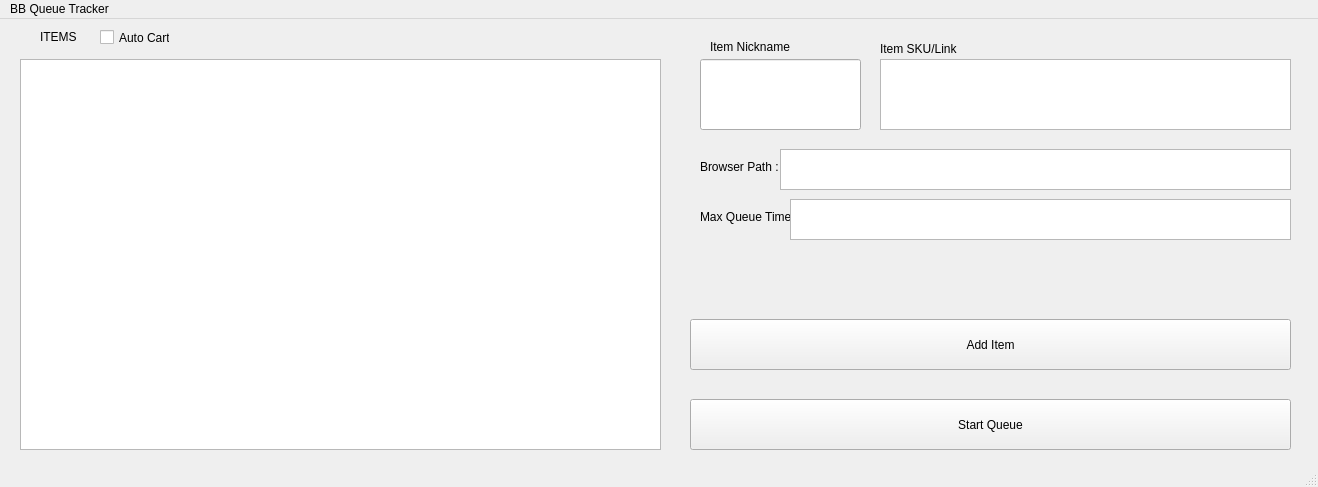
<?xml version="1.0" encoding="UTF-8"?>
<ui version="4.0">
 <class>MainWindow</class>
 <widget class="QMainWindow" name="MainWindow">
  <property name="geometry">
   <rect>
    <x>0</x>
    <y>0</y>
    <width>1318</width>
    <height>487</height>
   </rect>
  </property>
  <property name="windowTitle">
   <string>MainWindow</string>
  </property>
  <widget class="QWidget" name="centralwidget">
   <widget class="QLineEdit" name="lineEdit">
    <property name="geometry">
     <rect>
      <x>700</x>
      <y>40</y>
      <width>161</width>
      <height>71</height>
     </rect>
    </property>
   </widget>
   <widget class="QTextEdit" name="textEdit">
    <property name="geometry">
     <rect>
      <x>880</x>
      <y>40</y>
      <width>411</width>
      <height>71</height>
     </rect>
    </property>
   </widget>
   <widget class="QPushButton" name="pushButton">
    <property name="geometry">
     <rect>
      <x>690</x>
      <y>300</y>
      <width>601</width>
      <height>51</height>
     </rect>
    </property>
    <property name="text">
     <string>Add Item</string>
    </property>
   </widget>
   <widget class="QPushButton" name="pushButton_2">
    <property name="geometry">
     <rect>
      <x>690</x>
      <y>380</y>
      <width>601</width>
      <height>51</height>
     </rect>
    </property>
    <property name="text">
     <string>Start Queue</string>
    </property>
   </widget>
   <widget class="QListWidget" name="listWidget">
    <property name="geometry">
     <rect>
      <x>20</x>
      <y>40</y>
      <width>641</width>
      <height>391</height>
     </rect>
    </property>
   </widget>
   <widget class="QLabel" name="label">
    <property name="geometry">
     <rect>
      <x>40</x>
      <y>10</y>
      <width>61</width>
      <height>16</height>
     </rect>
    </property>
    <property name="text">
     <string>ITEMS</string>
    </property>
   </widget>
   <widget class="QLabel" name="label_2">
    <property name="geometry">
     <rect>
      <x>710</x>
      <y>20</y>
      <width>121</width>
      <height>16</height>
     </rect>
    </property>
    <property name="text">
     <string>Item Nickname</string>
    </property>
   </widget>
   <widget class="QLabel" name="label_3">
    <property name="geometry">
     <rect>
      <x>880</x>
      <y>20</y>
      <width>131</width>
      <height>20</height>
     </rect>
    </property>
    <property name="text">
     <string>Item SKU/Link</string>
    </property>
   </widget>
   <widget class="QLabel" name="label_4">
    <property name="geometry">
     <rect>
      <x>700</x>
      <y>140</y>
      <width>121</width>
      <height>16</height>
     </rect>
    </property>
    <property name="text">
     <string>Browser Path :</string>
    </property>
   </widget>
   <widget class="QTextEdit" name="textEdit_2">
    <property name="geometry">
     <rect>
      <x>780</x>
      <y>130</y>
      <width>511</width>
      <height>41</height>
     </rect>
    </property>
   </widget>
   <widget class="QLabel" name="label_5">
    <property name="geometry">
     <rect>
      <x>700</x>
      <y>190</y>
      <width>121</width>
      <height>16</height>
     </rect>
    </property>
    <property name="text">
     <string>Max Queue Time :</string>
    </property>
   </widget>
   <widget class="QTextEdit" name="max_queue_time_edit">
    <property name="geometry">
     <rect>
      <x>790</x>
      <y>180</y>
      <width>501</width>
      <height>41</height>
     </rect>
    </property>
   </widget>
   <widget class="QCheckBox" name="enable_auto_cart_box">
    <property name="geometry">
     <rect>
      <x>100</x>
      <y>10</y>
      <width>70</width>
      <height>17</height>
     </rect>
    </property>
    <property name="text">
     <string>Auto Cart</string>
    </property>
   </widget>
  </widget>
  <widget class="QMenuBar" name="menubar">
   <property name="geometry">
    <rect>
     <x>0</x>
     <y>0</y>
     <width>1318</width>
     <height>21</height>
    </rect>
   </property>
   <widget class="QMenu" name="menuBB_Queue_Tracker">
    <property name="title">
     <string>BB Queue Tracker</string>
    </property>
   </widget>
   <addaction name="menuBB_Queue_Tracker"/>
  </widget>
  <widget class="QStatusBar" name="statusbar"/>
 </widget>
 <resources/>
 <connections/>
</ui>
